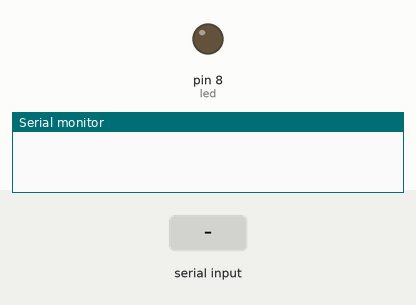
Bench run of a sketch on a simulated Arduino Uno, built with avr-gcc and run on an emulated ATmega328P. Shown: output pins drawn as LEDs (lit = HIGH), the last lines printed to the serial monitor. The test bench sets the inputs (shaded band).

Above: at 1.2 s.
1.3 s: "S" received over Serial
At 1.6 s:
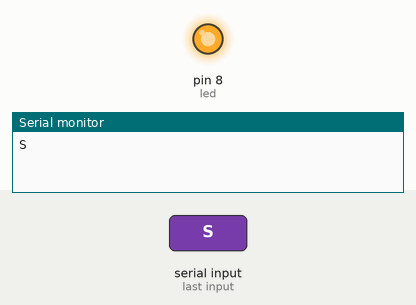
2.8 s: "N" received over Serial
At 3.9 s:
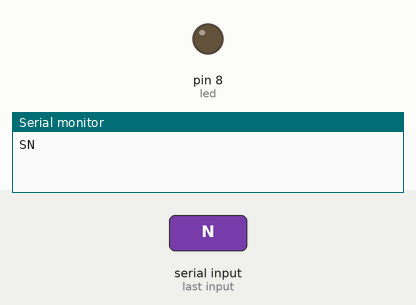
Timing chart, 0 to 5.8 s (numbered marks = the images above; inputs shaded):
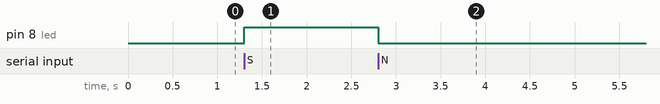

Measured:
- after the input at 1.3 s, pin 8 (led): LOW → HIGH at once
- after the input at 2.8 s, pin 8 (led): HIGH → LOW at once

The sketch:

Villarreal_Jorge_DEBER_6.1.4_SE.ino
```cpp
/*
 * DEBER 6.1
 * RETO 4
 * NOMBRE: Jorge Villarreal
*/

#define led 8
char letra = ' ';

void setup() {
  Serial.begin(9600);
  pinMode(led, OUTPUT);
}

void loop() {
  if (Serial.available()) {
    letra = Serial.read();
    Serial.print(letra);
    if(letra == 'S'){
      digitalWrite(led, HIGH);
    }
    else if(letra == 'N'){
      digitalWrite(led, LOW);
    }
  }
}
```
